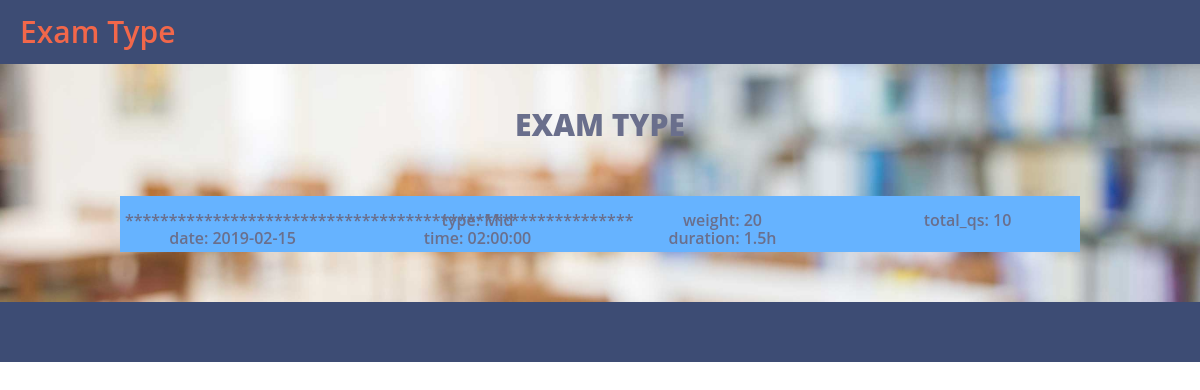
/studentView/exam.php?user=CSE110, run on the app's committed database.
### tables this page shows
CREATE TABLE `exam` (
  `c_code` varchar(15) NOT NULL,
  `exam_id` varchar(10) NOT NULL,
  `type` varchar(5) NOT NULL,
  `weight` int(11) DEFAULT NULL,
  `total_qs` char(3) NOT NULL,
  `date` date DEFAULT NULL,
  `time` time DEFAULT NULL,
  `duration` varchar(6) DEFAULT NULL
);

### studentView/exam.php (the view, shortened to what this page needs)
<html lang="en">
  <head>
      <link href="css/bootstrap.min.css" rel="stylesheet"/>
      <link href="css/font-awesome.min.css" rel="stylesheet"/>
      <link href="css/animate.min.css" rel="stylesheet"/>
      <link href="css/main.css" rel="stylesheet"/>
  </head>
  <body>
	<section id="header">
		<div class="row">
			<div class="col-md-2" style="font-size: 30px;color:#F2674A;"> Exam Type</div>
			<div class="col-md-10" style="text-align: right">
			</div>
		</div>
	</section>
	<section id = "section1">
		<div class="title"> Exam type </div>
		<div style="margin-left:10%; margin-right:10%; margin-top:50px; margin-bottom:50px;text-align:center;background:#66b3ff;">
			<div class="row" style="padding:5px;">
			</div>
			<?php
			require_once("DBconnect.php");
			$curse=$_GET['user'];
			$sql = "SELECT type, weight,total_qs, date, time, duration FROM exam WHERE c_code='$curse';";
			$result = mysqli_query($conn, $sql);
				while($row = mysqli_fetch_array($result)){
			?>
			<div class="row" style="padding:5px;">
			<div class="col-md-3"> <?php echo "**********************************************************"; ?> </div>
				<div class="col-md-3"> <?php echo "type:"; ?> <?php echo $row[0]; ?> </div>
				<div class="col-md-3">  <?php echo "weight:"; ?>  <?php echo $row[1]; ?> </div>
				<div class="col-md-3">  <?php echo "total_qs:"; ?>  <?php echo $row[2]; ?> </div>
				<div class="col-md-3">  <?php echo "date:"; ?>  <?php echo $row[3]; ?> </div>
				<div class="col-md-3">  <?php echo "time:"; ?>  <?php echo $row[4]; ?> </div>
				<div class="col-md-3">  <?php echo "duration:"; ?>  <?php echo $row[5]; ?> </div>
			</div>
			<?php
				}
			?>
		</div>
	</section>
	<section id="footer">
	</section>
  </body>
</html>

### css/main.css (style rules this page uses)
#header { background-color: rgba(40,57,101,.9); color: white; font: 600 18px/24px 'Open Sans',sans-serif; padding: 20px; padding-top: 20px; }
#section1 { background-image: url("../img/bg1.jpg"); background-color: rgba(40,57,101,.5); background-position: center; background-size: cover; background-repeat:no-repeat; position: relative; overflow: hidden; }
.title { width: 100%; padding: 12px 20px; margin-top: 40px; text-align:center; text-transform: Uppercase; font-weight: 800; font-size: 30px; }
#footer { background-color: rgba(40,57,101,.9); color: white; font: 600 12px/14px 'Open Sans',sans-serif; padding: 20px; padding-top: 40px; }
body { margin:0; color:#6a6f8c; font:600 16px/18px 'Open Sans',sans-serif; }
*,:after,:before { box-sizing:border-box }

### data on the page
exam: type "Mid", weight "20", total_qs "10", date "2019-02-15", time "02:00:00", duration "1.5h"
